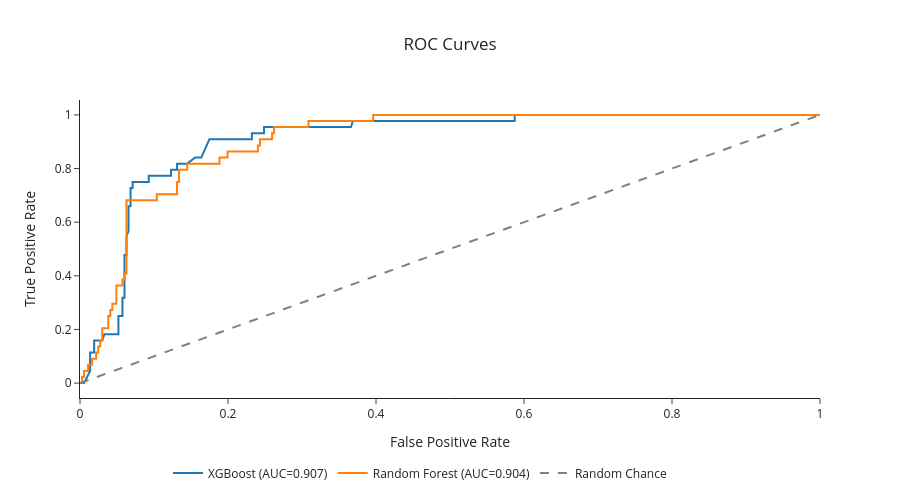

Write notebook code for a chart like this one.
### Markdown cell above
Below we create visualizations based on each models performance. We first create and compare ROC Curves for each Model

### Code cell
roc_fig = go.Figure()

for model_name in best_models.keys():
    model_results = [r for r in evaluation_results if r['model'] == model_name]
    y_true = np.concatenate([r['y_true'] for r in model_results])
    y_score = np.concatenate([r['y_proba'] for r in model_results])

    fpr, tpr, _ = roc_curve(y_true, y_score)
    roc_auc = auc(fpr, tpr)
    roc_fig.add_trace(go.Scatter(
        x=fpr, 
        y=tpr, 
        mode='lines', 
        name=f'{model_name} (AUC={roc_auc:.3f})')
    )

roc_fig.add_trace(go.Scatter(
    x=[0, 1], 
    y=[0, 1], 
    mode='lines', 
    name='Random Chance', 
    line=dict(dash='dash', color='gray'))
    )

roc_fig.update_layout(
    title={'text':'ROC Curves', 'x':0.5, 'xanchor':'center'}, 
    xaxis_title='False Positive Rate', 
    yaxis_title='True Positive Rate', 
    width=900,
    height=500, 
    template='simple_white',
    legend=dict(
        orientation="h",
        yanchor="bottom",
        y=-0.3,
        xanchor="right",
        x=0.8
    )
)

roc_fig.show()
# roc_fig.write_image(f"{path_png}/roc_curves.png", scale=2)
